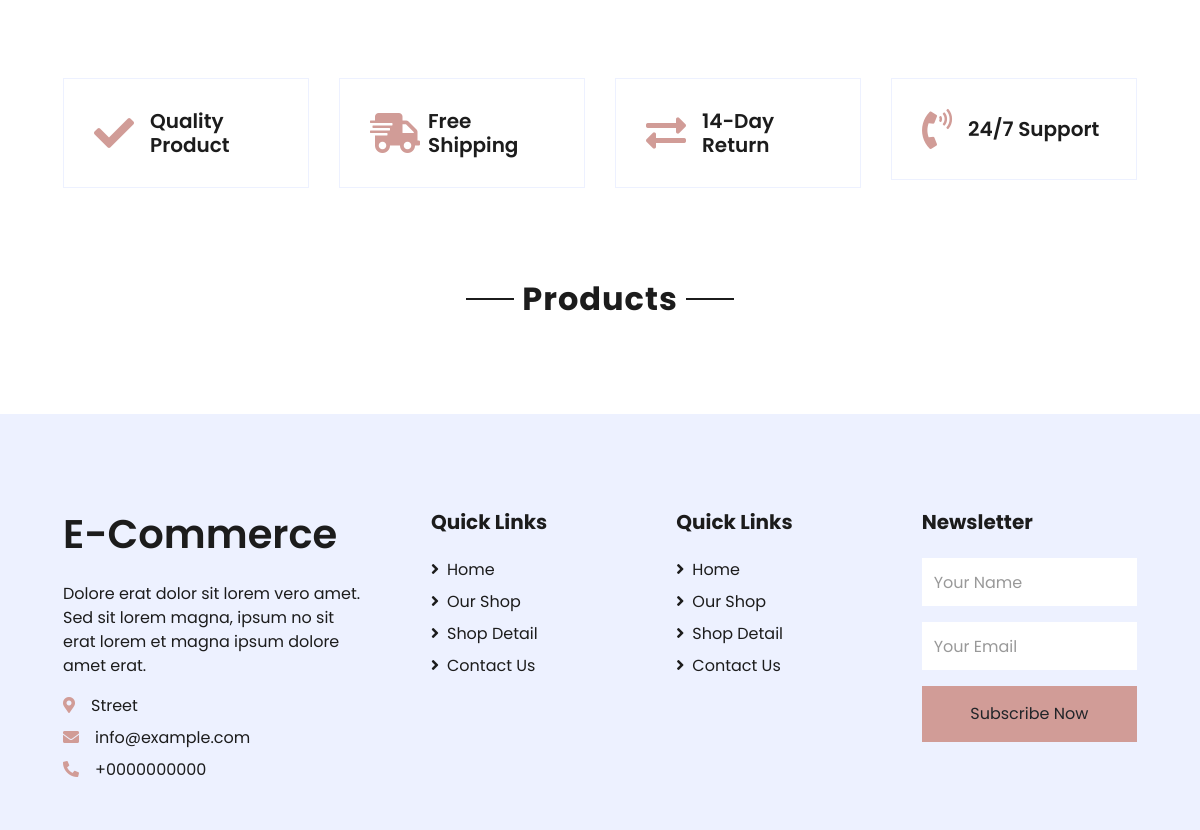
Before: / (lower part) with the older database file.
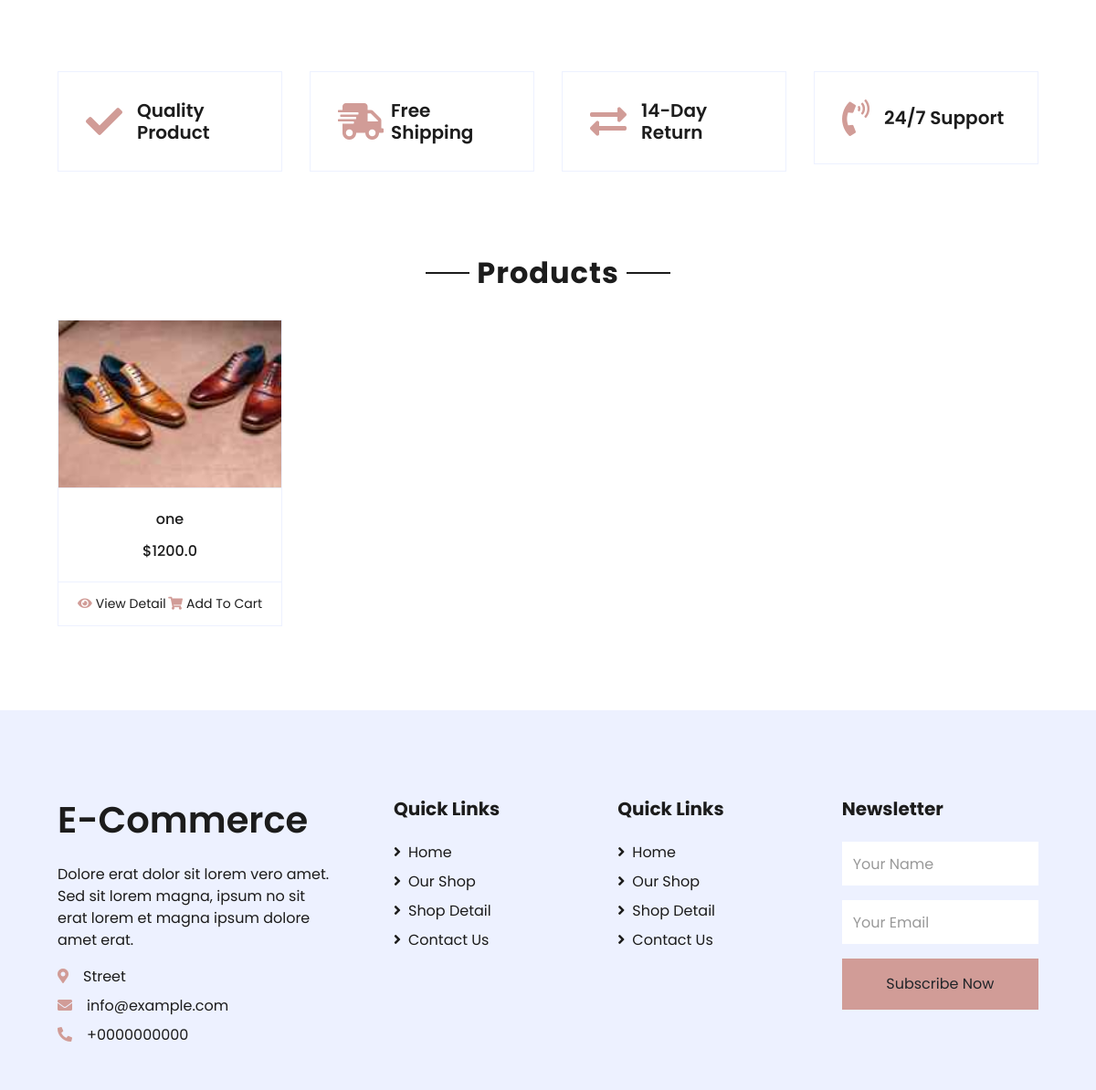
After: the same page with the newer database file.
### shop/models.py (models this page shows, shortened)
class Item(models.Model):
    uploader = models.ForeignKey(User, null=True, on_delete=models.SET_NULL, related_name='products')
    title = models.CharField(max_length= 100)
    slug = models.SlugField(unique= True)
    price = models.FloatField()
    image = models.ImageField(upload_to='images')
    description = models.TextField()
    category = models.ManyToManyField(Category, related_name='products')
    def get_absolute_url(self):
        return reverse ('shop:product', kwargs = {'slug': self.slug})

### shop/views.py (the view)
# urls.py: 2. Add a URL to urlpatterns:  path('', Home.as_view(), name='home')
def Home(request):
    products = Item.objects.all()
    categories = Category.objects.all()
    context = {
        'products': products,
        'categories': categories
    }
    return render(request, 'home.html', context)

### shop/templates/home.html (shortened to what this page needs)
{% extends 'base.html' %}
{% load static %}
        {% block product_quality %}
    <div class="container-fluid pt-5">
        <div class="row px-xl-5 pb-3">
            <div class="col-lg-3 col-md-6 col-sm-12 pb-1">
                <div class="d-flex align-items-center border mb-4" style="padding: 30px;">
                    <h1 class="fa fa-check text-primary m-0 mr-3"></h1>
                    <h5 class="font-weight-semi-bold m-0">Quality Product</h5>
                </div>
            </div>
            <div class="col-lg-3 col-md-6 col-sm-12 pb-1">
                <div class="d-flex align-items-center border mb-4" style="padding: 30px;">
                    <h1 class="fa fa-shipping-fast text-primary m-0 mr-2"></h1>
                    <h5 class="font-weight-semi-bold m-0">Free Shipping</h5>
                </div>
            </div>
            <div class="col-lg-3 col-md-6 col-sm-12 pb-1">
                <div class="d-flex align-items-center border mb-4" style="padding: 30px;">
                    <h1 class="fas fa-exchange-alt text-primary m-0 mr-3"></h1>
                    <h5 class="font-weight-semi-bold m-0">14-Day Return</h5>
                </div>
            </div>
            <div class="col-lg-3 col-md-6 col-sm-12 pb-1">
                <div class="d-flex align-items-center border mb-4" style="padding: 30px;">
                    <h1 class="fa fa-phone-volume text-primary m-0 mr-3"></h1>
                    <h5 class="font-weight-semi-bold m-0">24/7 Support</h5>
                </div>
            </div>
        </div>
    </div>
    {% endblock %}
    {% block main %}
    <div class="container-fluid pt-5">
        <div class="text-center mb-4">
            {% if not category %}
            <h2 class="section-title px-5"><span class="px-2">Products</span></h2>
            {% else %}
            <h2 class="section-title px-5"><span class="px-2">Category of {{category.title}}</span></h2>
            {% endif %}
        </div>
        <div class="row px-xl-5 pb-3">
            {% for product in products %}
            <div class="col-lg-3 col-md-6 col-sm-12 pb-1">
                <div class="card product-item border-0 mb-4">
                    <div class="card-header product-img position-relative overflow-hidden bg-transparent border p-0">
                        <img class="img-fluid w-100" src="{{product.image.url}}" alt="">
                    </div>
                    <div class="card-body border-left border-right text-center p-0 pt-4 pb-3">
                        <h6 class="text-truncate mb-3">{{product.title}}</h6>
                        <div class="d-flex justify-content-center">
                            <h6>${{product.price}}</h6>
                        </div>
                    </div>
                    <div class="card-footer d-flex justify-content-between bg-light border">
                        <a href="{{product.get_absolute_url}}" class="btn btn-sm text-dark p-0"><i class="fas fa-eye text-primary mr-1"></i>View Detail</a>
                        <a href="{% url 'shop:add-to-cart' slug=product.slug %}" class="btn btn-sm text-dark p-0"><i class="fas fa-shopping-cart text-primary mr-1"></i>Add To Cart</a>
                    </div>
                </div>
            </div>
            {% endfor %}
        </div>
    </div>
    {% endblock %}

Changed rows visible on the page:
added Item: image (picture), title "one", price "1200.0"
